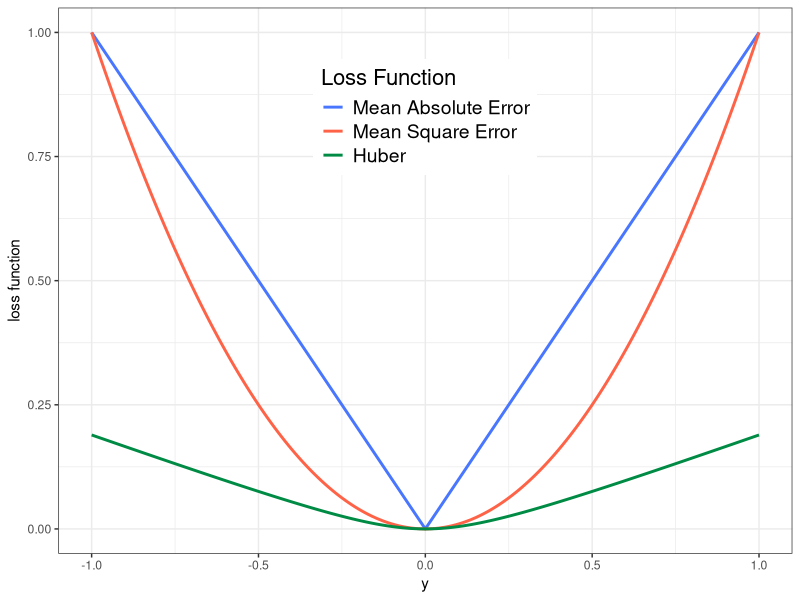

Reproduce this figure in R.
# Loss functions

L1_loss = function(x){abs(x)}
L2_loss = function(x){x*x}
Huber_loss = function(x){(0.24^2)*(sqrt(1 + (x/0.24)^2) - 1)}

x_init <- (-100:100)/100
x_full <- rep(-100:100,3)/100

# Plot

dummy_data <- cbind(x_full, rbind(cbind(L1_loss(x_init)), cbind(L2_loss(x_init)), cbind(Huber_loss(x_init))))

dummy_data <- cbind(dummy_data, rbind(cbind(rep(1:1,201)), cbind(rep(2:2,201)), cbind(rep(3:3,201))))

dummy_data <- as.data.frame(dummy_data)

colnames(dummy_data)[3] <- "Loss Function"

dummy_data$`Loss Function` <- as.factor(dummy_data$`Loss Function`)

library(ggplot2)

pdf("LossFunctions.pdf",15,10)
ggplot(data=dummy_data, aes(x=x_full, y=V2, group = `Loss Function`, colour = `Loss Function`)) + 
  geom_line(size = 1) + xlab("y") + ylab("loss function") + 
  scale_color_manual(labels = c("Mean Absolute Error", "Mean Square Error", "Huber"), values = c("royalblue1", "tomato", "springgreen4")) +
  theme_bw() + theme(
    legend.title = element_text(size = 16),
    legend.text = element_text(size = 14), legend.position=c(0.5, 0.8))
dev.off()


